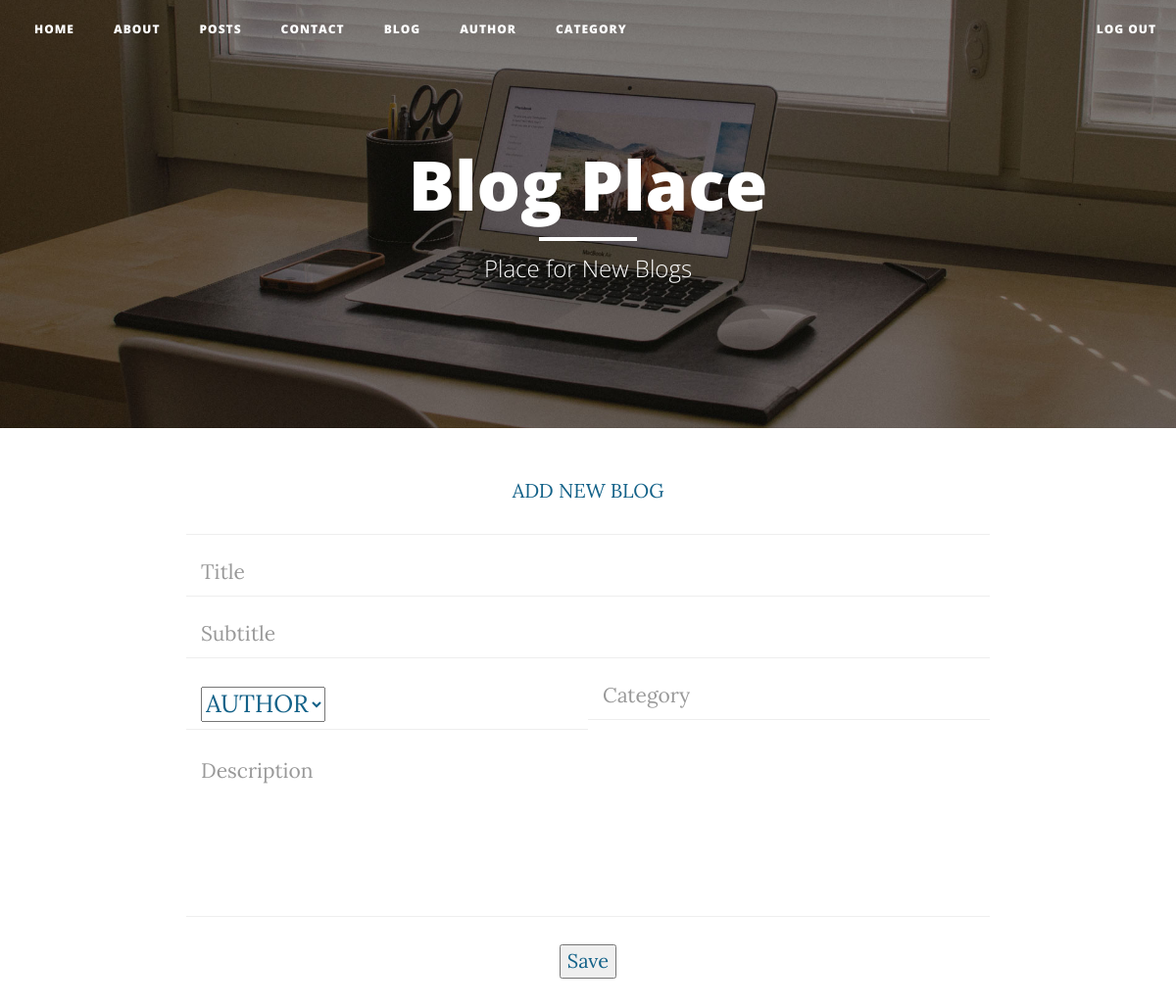
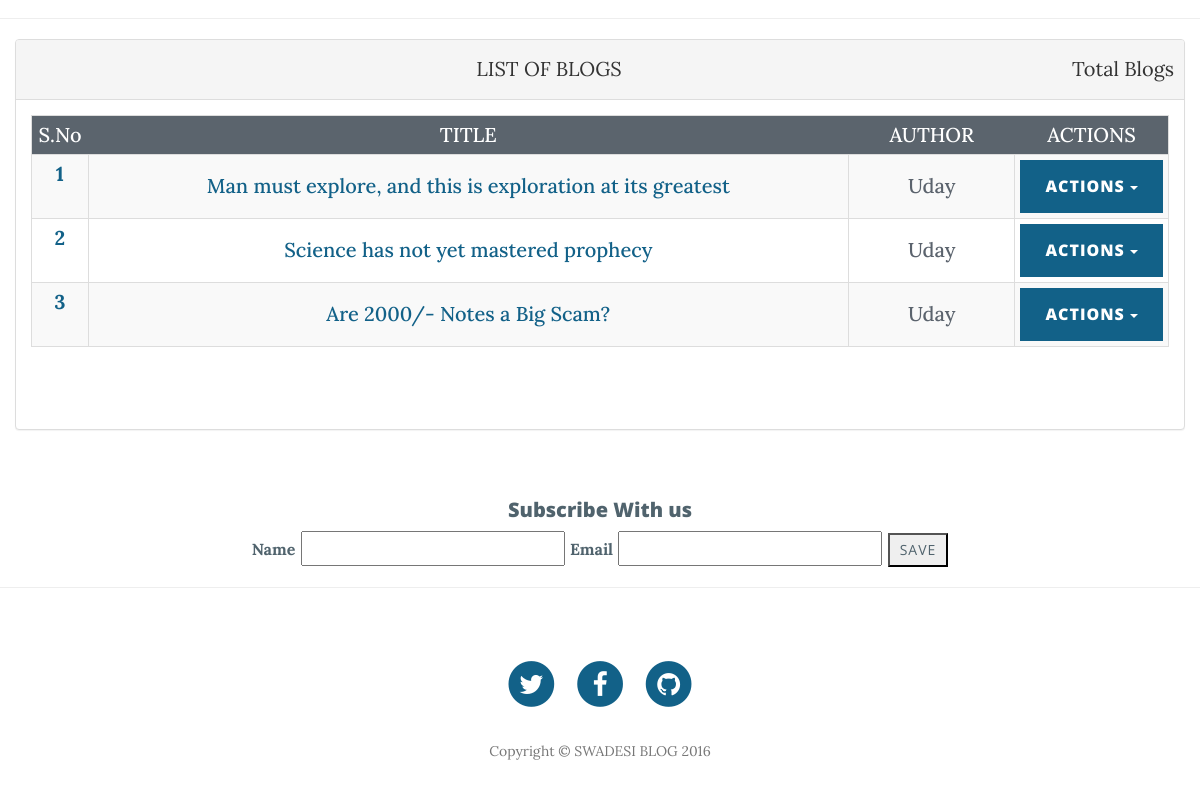
Page /blog/ (signed in) on the committed database (2 pictures, top to bottom).
### blog/models.py (models this page shows, shortened)
class Blog(models.Model):
    title = models.CharField(max_length=255)
    subtitle = models.CharField(max_length=255)
    author = models.ForeignKey(Author)
    category = models.ForeignKey(Category)
    description = models.CharField(max_length=1000)
    posted = models.DateField(default=timezone.now)
    photo = models.ImageField("Photo", upload_to='images/blog/', default='', blank=True)

class Author(models.Model):
    firstname = models.CharField(max_length=64)
    lastname = models.CharField(max_length=64)
    email = models.EmailField()
    contact = models.CharField(max_length=15)
    exp = models.CharField(choices=POSITION, max_length=255)
    def __str__(self):
        return self.firstname

### blog/views.py (the view)
# urls.py: 2. Add a URL to urlpatterns:  url(r'^blog/', include('blog.urls'))
@staff_member_required
@login_required(login_url="/login/")
@csrf_exempt
def blog(request):
    blogform = BlogForm()
    catlist = Category.objects.all()
    authorlist = Author.objects.all()
    sublist = Subscribe.objects.all()
    if request.method == 'POST':
        blogform = BlogForm(request.POST)
        if blogform.is_valid():
            blog = blogform.save(commit=False)
            blog.save()
            subject = "New Post - Swadesi Blog"
            message = "Hi, You Have a New Post in Swadesi Blog on Present Trending Topic - " + blog.title + "."
            from_email = settings.EMAIL_HOST_USER
            to_list = [s.subscriber_email for s in sublist]
            send_mail(subject, message, from_email, to_list)
            return HttpResponseRedirect('/blog/')
        else:
            return render(request, 'blog.html', {'form': blogform, 'authors': authorlist, 'categories': catlist, 'blog_error': blogform.errors})
    else:
        bloglist = Blog.objects.all()
        return render(request, 'blog.html', {'form': blogform, 'authors': authorlist, 'categories': catlist, 'bloglist': bloglist})

### blog/forms.py
class BlogForm(forms.ModelForm):
    description = forms.CharField(widget=forms.Textarea)
    class Meta:
        model = Blog
        fields = '__all__'

### templates/blog.html (shortened to what this page needs)
{% extends 'base.html' %}
{% load staticfiles %}
{% block content %}
	<header class="intro-header" style="background-image: url('{% static 'img/home-bg.jpg' %}')">
        <div class="container">
            <div class="row">
                <div class="col-lg-8 col-lg-offset-2 col-md-10 col-md-offset-1">
                    <div class="site-heading">
                        <h1>Blog Place</h1>
                        <hr class="small">
                        <span class="subheading">Place for New Blogs</span>
                    </div>
                </div>
            </div>
        </div>
    </header>
	<body>
		<div class="text-center">
			ADD NEW BLOG
		</div>
		<br>
	    <div class="row">
	    	<div class="col-lg-8 col-lg-offset-2 col-md-10 col-md-offset-1">
				<form id="blogid" action="" method="POST">
					<div class="row control-group">
                        <div class="form-group col-xs-12 floating-label-form-group controls">
                            <input type="text" class="form-control" placeholder="Title" id="title" name="title">
                        </div>
                    </div>
                    <div class="row control-group">
                        <div class="form-group col-xs-12 floating-label-form-group controls">
                            <input type="email" class="form-control" placeholder="Subtitle" id="subtitle" name="subtitle">
                        </div>
                    </div>
                    <div class="row control-group">
                        <div class="form-group col-xs-6 floating-label-form-group controls">
                            <select class="selectform">
                            	<option value="">AUTHOR</option>
                            </select>
                        </div>
                        <div class="form-group col-xs-6 floating-label-form-group controls">
                            <input type="tel" class="form-control" placeholder="Category" id="category" name="category">
                        </div>
                    </div>
                    <div class="row control-group">
                        <div class="form-group col-xs-12 floating-label-form-group controls">
                            <textarea rows="5" class="form-control" placeholder="Description" id="description" name="description"></textarea>
                        </div>
                    </div>
                    <br>
                    <div class="text-center">
                    	<button type="submit" id="submit">Save</button>
                    </div>
                    <br>
				</form>
			</div>
	    </div>
	    <hr>
	    <div>
			<form method='GET' class="accountdetails_row">
			    <div class="table_container_row row marl">
			      <div class="col-md-12">
			          <div class="panel panel-default">
			            <div class="panel-heading-list text-center">
			              LIST OF BLOGS
			              <span class="pull-right total_count">Total Blogs {{count}} </span>
			            </div>
			            <div class="panel-content">
			              <table class="table table-bordered table-striped table-condensed">
			                  <thead>
			                    <tr>
			                      <th width="5%" style="text-align:center;">S.No</th>
			                      <th width="70%" style="text-align:center;">TITLE</th>
			                      <th width="15%" style="text-align:center;">AUTHOR</th>
			                      <th width="10%" style="text-align:center;">ACTIONS</th>
			                    </tr>
			                  </thead>
			                  <tbody>
			                  {% for b in bloglist %}
			                    <tr id="blog_details{{ac.id}}">
			                      <th scope="row" style="text-align:center;">{{ forloop.counter }}</th>
			                      <td style="text-align:center;"><a href="">{{ b.title }}</a></td>
			                      <td style="text-align:center;">{{ b.author }}</td>
			                      <td>
			                        <div class="dropdown" style="text-align:center;">
			                          <button class="btn btn-primary dropdown-toggle" type="button" data-toggle="dropdown">Actions
			                          <span class="caret"></span></button>
			                        </div>
			                      </td>
			                    </tr>
			                    {% endfor %}
			                  </tbody>
			                </table>
			            </div>
			              {% ifequal bloglist|length 0 %}
			              <h5 class="text-center">No Acccounts Data Found</h5>
			              {% else %}
			            <div class="pagination_row text-center row marl">
			            </div>
			            {% endifequal %}
			          </div>
			        <br clear="all">
			      </div>
			    </div>
			</form>
		</div>
    </body>
{% endblock %}

### rows in the picture
Blog: title "Man must explore, and this is exploration at its greatest", author "Uday"
Blog: title "Science has not yet mastered prophecy", author "Uday"
Blog: title "Are 2000/- Notes a Big Scam?", author "Uday"
